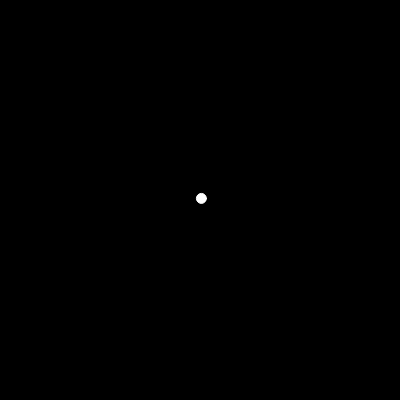
Frame 1 (no input)
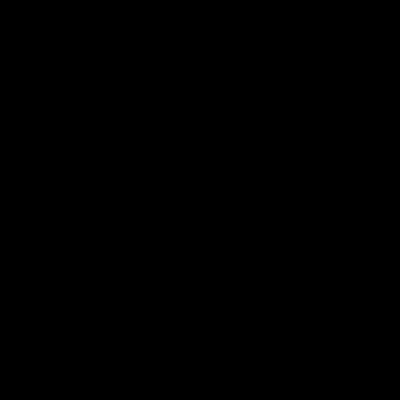
Frame 60 (no input)
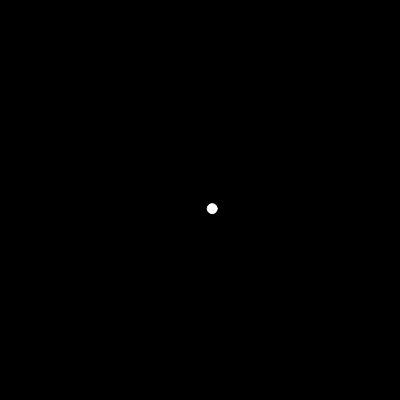
Frame 120 (the mouse pressed at the canvas centre since frame 60)

The p5.js sketch that drew these frames (run headless with seeded random() and noise() and a simulated clock; from frame 60 on, the mouse is pressed at the canvas centre):

// p5.js sketch
// ── sketch.js
function setup() {
  createCanvas(400, 400);
  mover = new Mover(200, 200);
}

function draw() {
  background(0);
  mover.update();
  mover.show();
}

// ── mover.js
let mousePos

class Mover {
  constructor(x,y){
    this.pos = createVector(x,y);
    this.vel = p5.Vector.random2D();
    this.vel.mult(random(3));
    this.acc = createVector();
  }
  update(){
    mousePos = createVector(mouseX, mouseY);
    this.acc = p5.Vector.sub(mousePos, this.pos);
    this.acc.setMag(0.5 );
    
    
    this.vel.add(this.acc);
    this.vel.limit(7);
    
    this.pos.add(this.vel);
  }
  show(){
    fill(255);
    stroke(255);
    ellipse(this.pos.x, this.pos.y, 10);
  }
}
